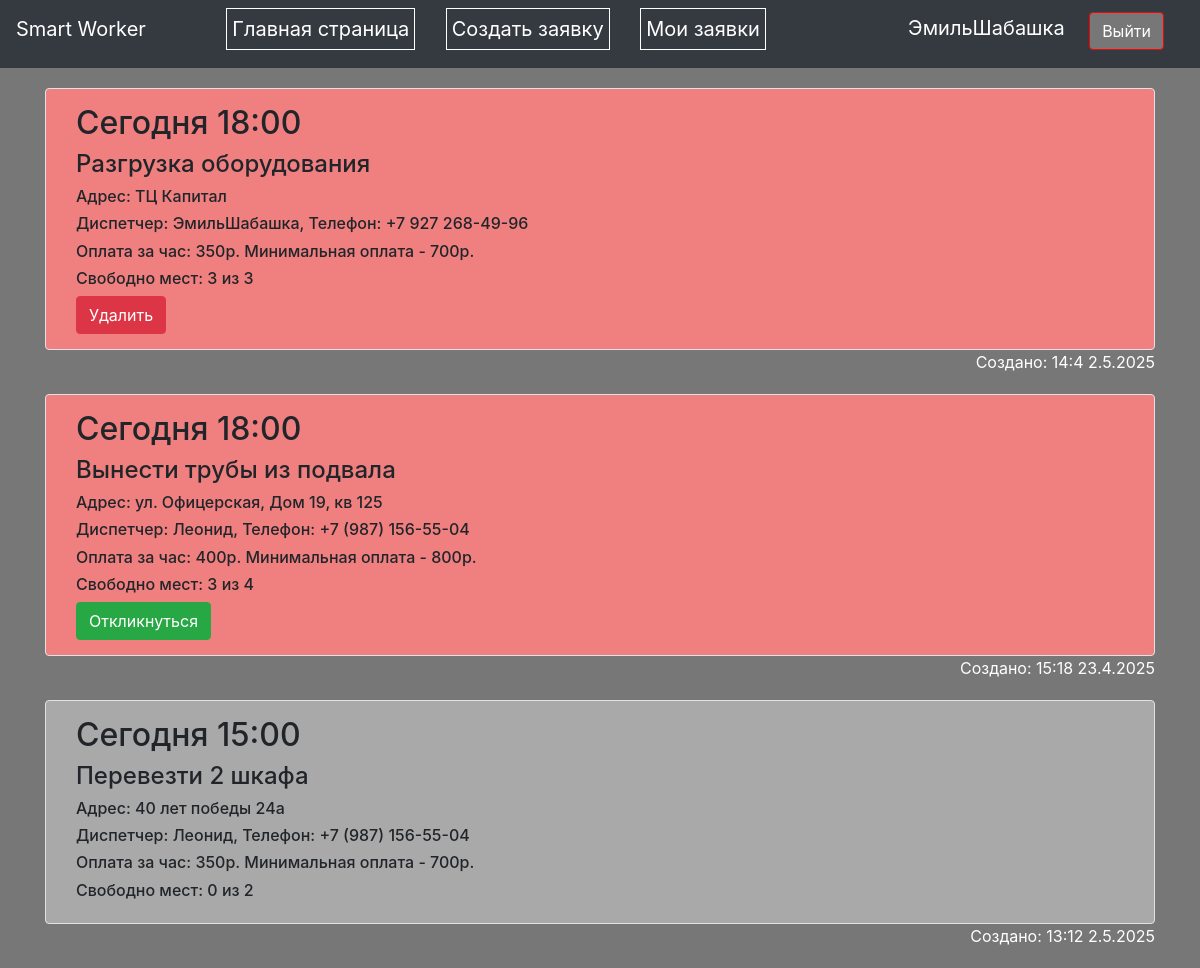
Screenshot of /index (signed in) with the database file from the repository.
### data/users.py (models this page shows, shortened)
class User(SqlAlchemyBase, UserMixin):
    __tablename__ = 'users'
    id = sqlalchemy.Column(sqlalchemy.Integer,
                           primary_key=True, autoincrement=True)
    name = sqlalchemy.Column(sqlalchemy.String, nullable=True)
    email = sqlalchemy.Column(sqlalchemy.String,
                              index=True, unique=True, nullable=True)
    phone = sqlalchemy.Column(sqlalchemy.String, nullable=True)
    hashed_password = sqlalchemy.Column(sqlalchemy.String, nullable=True)
    created_date = sqlalchemy.Column(sqlalchemy.DateTime,
                                     default=datetime.datetime.now)
    works = orm.relationship("Works", back_populates='user')

### data/works.py (models this page shows)
class Works(SqlAlchemyBase):
    __tablename__ = 'works'
    id = sqlalchemy.Column(sqlalchemy.Integer,
                           primary_key=True, autoincrement=True)
    time = sqlalchemy.Column(sqlalchemy.String, nullable=True)
    address = sqlalchemy.Column(sqlalchemy.String, nullable=True)
    mph = sqlalchemy.Column(sqlalchemy.Integer, nullable=True)
    min_pay = sqlalchemy.Column(sqlalchemy.Integer, nullable=True)
    ready = sqlalchemy.Column(sqlalchemy.String, nullable=True)
    description = sqlalchemy.Column(sqlalchemy.String, nullable=True)
    amount = sqlalchemy.Column(sqlalchemy.Integer, nullable=True)
    free = sqlalchemy.Column(sqlalchemy.Integer, nullable=True)
    created_date = sqlalchemy.Column(sqlalchemy.DateTime,
                                     default=datetime.datetime.now)
    is_close = sqlalchemy.Column(sqlalchemy.Boolean, default=False)
    user_id = sqlalchemy.Column(sqlalchemy.Integer,
                                sqlalchemy.ForeignKey("users.id"))
    user = orm.relationship('User')

### main.py (the view)
@app.route('/')
@app.route('/index')
def index():
    db_sess = db_session.create_session()
    works = sorted(db_sess.query(Works), key=lambda x: (not (x.is_close), x.created_date))
    return render_template("index.html", title='Smart Worker', works=works)

### data/db_session.py (called while the page is built)
def create_session() -> Session:
    global __factory
    return __factory()

### main.py (called while the page is built)
@login_manager.user_loader
def load_user(user_id):
    db_sess = db_session.create_session()
    return db_sess.query(User).get(user_id)

### templates/index.html (shortened to what this page needs)
{% extends "base.html" %}
{% block content %}
{% for item in works[::-1]%}
{% if item.is_close %}
    <div class="col-md6 border rounded" id="closed">
        <h2>{{item.time}}</h2>
        <div>
            <h4>{{item.description}}</h4>
        </div>
        <div>
            <h6>Адрес: {{item.address}}</h6>
            <h6>Диспетчер: {{item.user.name}}, Телефон: {{item.user.phone}}</h6>
            <h6>Оплата за час: {{item.mph}}р. Минимальная оплата - {{item.mph*item.min_pay}}р.</h6>
            <h6>Свободно мест: {{item.free}} из {{item.amount}}</h6>
        </div>
    </div>
{% else %}
    <div class="col-md6 border rounded" id="opened">
        <h2>{{item.time}}</h2>
        <div>
            <h4>{{item.description}}</h4>
        </div>
        <div>
            <h6>Адрес: {{item.address}}</h6>
            <h6>Диспетчер: {{item.user.name}}, Телефон: {{item.user.phone}}</h6>
            <h6>Оплата за час: {{item.mph}}р. Минимальная оплата - {{item.mph*item.min_pay}}р.</h6>
            <h6>Свободно мест: {{item.free}} из {{item.amount}}</h6>
        </div>
        {% if current_user.is_authenticated and current_user == item.user %}
        <div>
            <a href="/works_delete/{{ item.id }}" class="btn btn-danger">
                Удалить
            </a>
        </div>
        {% elif current_user.is_authenticated and current_user != item.user %}
                <div>
                    <a href="/works/{{ item.id }}" class="btn btn-success">
                    Откликнуться
                    </a>
                </div>
    {% endif %}
    </div>
{% endif %}
<p class="timestamp">Создано: {{item.created_date.time().hour}}:{{item.created_date.time().minute}} {{item.created_date.date().day}}.{{item.created_date.date().month}}.{{item.created_date.date().year}}</p>
{% endfor %}
{% endblock %}

### templates/base.html (shortened to what this page needs)
<!doctype html>
<html lang="en">
<head>
    <link rel="stylesheet"
          href="https://stackpath.bootstrapcdn.com/bootstrap/4.4.1/css/bootstrap.min.css"
>
    <link rel="stylesheet", href="static/css/style.css">
</head>
<body>
<header class="header">
    <div>
    <nav class="navbar navbar-light bg-dark">
        {% if current_user.is_authenticated %}
            <p class="head">
                <a class="navbar-brand" id='wht-color1' href="#">Smart Worker</a>
                <a href="/" class="navbar-brand" id="mainpage_btn">Главная страница</a>
                <a href="works" class="navbar-brand" id="create_work_btn">Создать заявку</a>
                <a href="my-works-worker" class="navbar-brand" id="my_work_btn">Мои заявки</a>
            </p>
        {% else %}
            <a class="navbar-brand" id='wht-color1' href="/">Smart Worker</a>
        {% endif %}
        {% if current_user.is_authenticated %}
            <p class="head">
            <a class="navbar-brand" id='wht-color2' href="#">{{ current_user.name }}</a>
            <a id="red-color1" class="btn btn-primary" href="/logout">Выйти</a>
            </p>
        {% else %}
            <p class="head">
            <a class="btn btn-primary "  id="authorization-btn" href="/register">Зарегистрироваться</a>
            <a class="btn btn-success" id="registration-btn" href="/login">Войти</a>
            </p>
        {% endif %}
    </nav>
    </div>
</header>
<main role="main" class="container">
    {% block content %}{% endblock %}
</main>
</body>

### static/css/style.css (style rules this page uses)
.timestamp { text-align: right; margin-top: 0px; margin-bottom: 20px; color: white }
#closed { background: #A9A9A9; padding-left: 30px; padding-bottom: 15px; padding-top: 15px; margin-top: 20px; }
#opened { background: #F08080; padding-left: 30px; padding-bottom: 15px; padding-top: 15px; margin-top: 20px }
body { background-color: #777777 }
#create_work_btn { margin-left: 10px; color: white; border: solid white 1px; padding: 5px; margin-bottom: 0px }
#my_work_btn { margin-left: 10px; color: white; border: solid white 1px; padding: 5px; margin-bottom: 0px }
#mainpage_btn { margin-left: 60px; color: white; border: solid white 1px; padding: 5px; margin-bottom: 0px }
#wht-color1 { color: white; }
#wht-color2 { color: white; margin-right: 20px; margin-bottom: 0px }
#red-color1 { background-color: #777777; border: solid red 1px; margin-right: 20px }
.head { margin-bottom: 10px }

### rows the page displays
User: name "ЭмильШабашка"
Works: time "Cегодня 18:00", description "Разгрузка оборудования", address "ТЦ Капитал", user.name "ЭмильШабашка", user.phone "+7 927 268-49-96", mph "350", item.mph*item.min_pay "700", free "3", amount "3", created_date.time "14", created_date.time "4", created_date "2", created_date "5", created_date "2025"
Works: time "Cегодня 18:00", description "Вынести трубы из подвала", address "ул. Офицерская, Дом 19, кв 125", user.name "Леонид", user.phone "+7 (987) 156-55-04", mph "400", item.mph*item.min_pay "800", free "3", amount "4", created_date.time "15", created_date.time "18", created_date "23", created_date "4", created_date "2025"
Works: time "Сегодня 15:00", description "Перевезти 2 шкафа", address "40 лет победы 24а", user.name "Леонид", user.phone "+7 (987) 156-55-04", mph "350", item.mph*item.min_pay "700", free "0", amount "2", created_date.time "13", created_date.time "12", created_date "2", created_date "5", created_date "2025"
